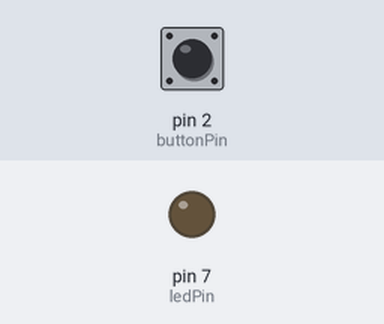
The sketch below on a simulated Arduino Uno, built with avr-gcc and run on an emulated ATmega328P. Parts: output pins drawn as LEDs (lit = HIGH). Inputs (shaded band) come from the test bench; at power-on: pin 2 (buttonPin) HIGH.

Above: at 1.2 s.
1.3 s: pin 2 (buttonPin) pulled LOW for 0.15 s
At 2.3 s:
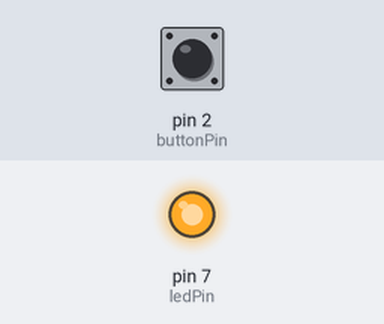
2.9 s: pin 2 (buttonPin) pulled LOW for 1 s
At 3.6 s:
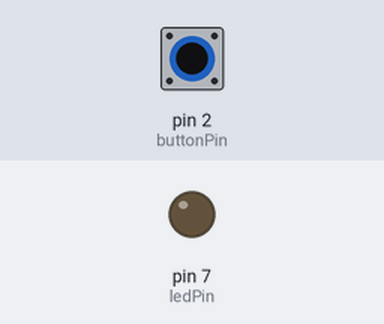
5.4 s: pin 2 (buttonPin) pulled LOW for 3.2 s
At 6.7 s:
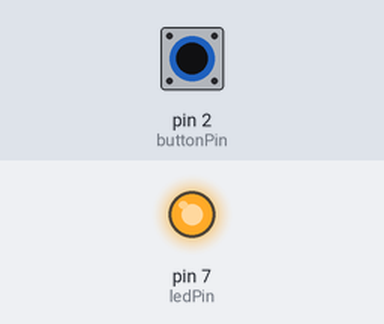
Timing chart, 0 to 8.4 s (numbered marks = the images above; inputs shaded):
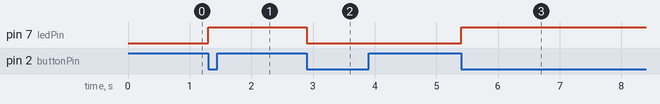

Measured:
- after the input at 1.3 s, pin 7 (ledPin): LOW → HIGH at once
- after the input at 2.9 s, pin 7 (ledPin): HIGH → LOW at once
- after the input at 5.4 s, pin 7 (ledPin): LOW → HIGH at once

The sketch:

button_interrupt_debounce_togheter.ino
```cpp
const int buttonPin = 2;
const int ledPin = 7;

volatile bool buttonPressed = false; // Flag to indicate button press event
volatile unsigned long lastInterruptTime = 0;  // Last time the ISR was triggered
const unsigned long debounceDelay = 200;  // Debounce time in milliseconds
bool ledState = LOW;  // Variable to track the state of the LED

void setup() {
  pinMode(buttonPin, INPUT_PULLUP);
  pinMode(ledPin, OUTPUT);
  digitalWrite(ledPin, ledState);  // Initialize LED state
  attachInterrupt(digitalPinToInterrupt(buttonPin), handleInterrupt, FALLING);
}

void loop() {
  if (buttonPressed) {
    ledState = !ledState;  // Toggle LED state
    digitalWrite(ledPin, ledState);
    buttonPressed = false;  // Reset the button event flag
  }
}

void handleInterrupt() {
    static unsigned long interruptTime = 0;  // Retains its value between calls
    interruptTime = micros();  // Get the current time in microseconds

    // If interrupts come faster than the debounce delay, ignore them
    if (interruptTime - lastInterruptTime > debounceDelay * 1000) {  // Convert debounceDelay to microseconds for comparison
        buttonPressed = true;
    }

    lastInterruptTime = interruptTime;
}
```
